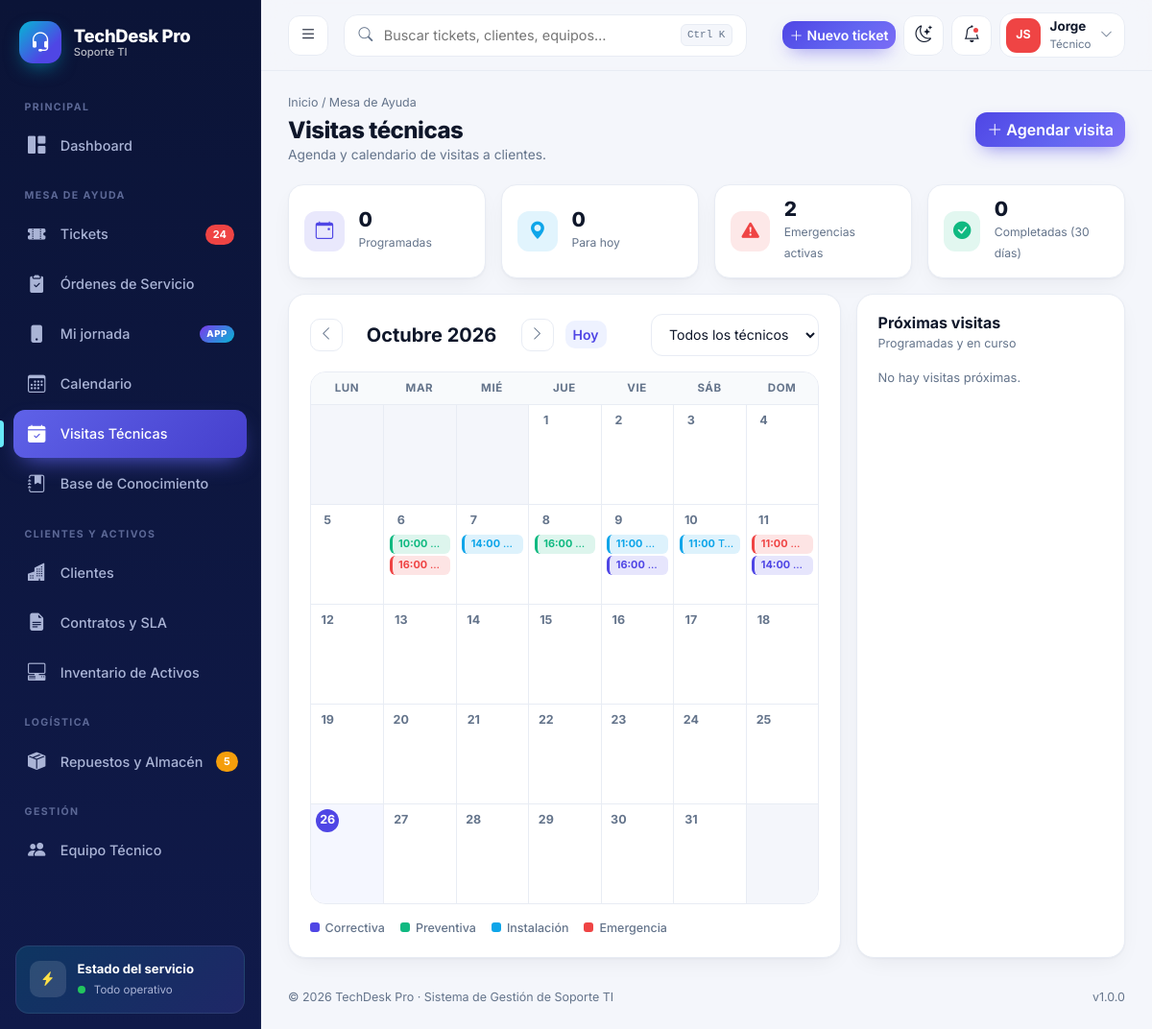
The app's page /visitas (signed in) with its own data.
### tables this page shows
CREATE TABLE IF NOT EXISTS `visitas` (
  `id` int unsigned NOT NULL AUTO_INCREMENT,
  `ticket_id` int unsigned DEFAULT NULL,
  `cliente_id` int unsigned NOT NULL,
  `tecnico_id` int unsigned DEFAULT NULL,
  `tipo` enum('correctiva','preventiva','instalacion','emergencia') NOT NULL DEFAULT 'correctiva',
  `fecha_programada` datetime NOT NULL,
  `estado` enum('programada','en_curso','completada','cancelada') NOT NULL DEFAULT 'programada',
  `notas` varchar(255) DEFAULT NULL,
  PRIMARY KEY (`id`),
  KEY `cliente_id` (`cliente_id`),
  CONSTRAINT `visitas_ibfk_1` FOREIGN KEY (`cliente_id`) REFERENCES `clientes` (`id`)
);

CREATE TABLE IF NOT EXISTS `clientes` (
  `id` int unsigned NOT NULL AUTO_INCREMENT,
  `razon_social` varchar(150) NOT NULL,
  `ruc` varchar(15) DEFAULT NULL,
  `rubro` varchar(80) DEFAULT NULL,
  `direccion` varchar(200) DEFAULT NULL,
  `telefono` varchar(25) DEFAULT NULL,
  `email` varchar(120) DEFAULT NULL,
  `contacto` varchar(100) DEFAULT NULL,
  `estado` tinyint(1) NOT NULL DEFAULT '1',
  `created_at` timestamp NULL DEFAULT CURRENT_TIMESTAMP,
  PRIMARY KEY (`id`)
);

### core/Controller.php (called while the page is built, shortened)
<?php
class Controller
{
    protected function render(string $view, array $data = [], string $title = ''): void
    {
        extract($data);
        require APP_PATH . "/views/{$view}.php";
        require APP_PATH . '/views/layouts/main.php';
    }
}

### app/controllers/VisitasController.php (called while the page is built, shortened)
<?php
class VisitasController extends CrudController
{
    public function index(): void
    {
        $db = Database::conn();
        $mes = preg_match('/^\d{4}-\d{2}$/', $_GET['mes'] ?? '') ? $_GET['mes'] : date('Y-m');
        $ini = strtotime($mes . '-01'); $dias = (int)date('t', $ini);
        $tec = $_GET['tecnico'] ?? '';
        $w = ' AND (:t = "" OR v.tecnico_id = :t2)';
        $st = $db->prepare("SELECT v.*, c.razon_social cliente, CONCAT(u.nombres,' ',u.apellidos) tecnico, u.avatar_color color FROM visitas v
            JOIN clientes c ON c.id=v.cliente_id LEFT JOIN usuarios u ON u.id=v.tecnico_id
            WHERE v.fecha_programada >= :a AND v.fecha_programada < :b $w ORDER BY v.fecha_programada");
        $st->execute([':a' => date('Y-m-d', $ini), ':b' => date('Y-m-d', strtotime('+1 month', $ini)), ':t' => $tec, ':t2' => $tec]);
        $porDia = [];
        foreach ($st->fetchAll() as $v) $porDia[(int)date('j', strtotime($v['fecha_programada']))][] = $v;
        $prox = $db->prepare("SELECT v.*, c.razon_social cliente, c.direccion, CONCAT(u.nombres,' ',u.apellidos) tecnico, u.avatar_color color FROM visitas v
            JOIN clientes c ON c.id=v.cliente_id LEFT JOIN usuarios u ON u.id=v.tecnico_id
            WHERE v.estado IN ('programada','en_curso') AND v.fecha_programada >= CURDATE() AND (:t = '' OR v.tecnico_id = :t2) ORDER BY v.fecha_programada LIMIT 8");
        $prox->execute([':t' => $tec, ':t2' => $tec]);
        $stats = $db->query("SELECT SUM(estado='programada' AND fecha_programada>=NOW()) prog, SUM(DATE(fecha_programada)=CURDATE() AND estado IN ('programada','en_curso')) hoy,
            SUM(estado='completada' AND fecha_programada >= NOW() - INTERVAL 30 DAY) comp, SUM(tipo='emergencia' AND estado IN ('programada','en_curso')) emerg FROM visitas")->fetch();
        $this->render('visitas/index', [
            'mes' => $mes, 'ini' => $ini, 'dias' => $dias, 'porDia' => $porDia, 'prox' => $prox->fetchAll(), 'stats' => $stats, 'tec' => $tec,
            'tecnicos' => $db->query("SELECT u.id, CONCAT(u.nombres,' ',u.apellidos) nombre FROM usuarios u JOIN roles r ON r.id=u.rol_id WHERE u.estado=1 AND r.nombre IN ('Técnico','Supervisor','Administrador') ORDER BY u.nombres")->fetchAll(),
        ], 'Visitas Técnicas');
    }
}

### index.php (called while the page is built, shortened)
<?php
require ROOT_PATH . '/core/helpers.php';
require ROOT_PATH . '/core/Controller.php';
try {
    (new App())->run();
} catch (PDOException $e) {
    http_response_code(500);
    echo '<!doctype html><meta charset="utf-8"><body style="font-family:system-ui;padding:48px;max-width:640px;margin:auto">'
       . '<h2>No se pudo conectar a la base de datos</h2>'
       . '<p>Ejecuta primero el instalador: <a href="' . BASE_URL . '/install.php">install.php</a></p>'
       . '<pre style="background:#f3f4f6;padding:12px;border-radius:8px;white-space:pre-wrap">' . htmlspecialchars($e->getMessage()) . '</pre></body>';
}

### app/views/visitas/index.php (the view)
<?php
$tc = VisitasController::TIPO_COLOR; $meses = ['', 'Enero', 'Febrero', 'Marzo', 'Abril', 'Mayo', 'Junio', 'Julio', 'Agosto', 'Septiembre', 'Octubre', 'Noviembre', 'Diciembre'];
$offset = ((int)date('N', $ini)) - 1;
$prev = date('Y-m', strtotime('-1 month', $ini)); $next = date('Y-m', strtotime('+1 month', $ini));
$hoyD = date('Y-m') === $mes ? (int)date('j') : 0;
$qs = fn($m) => '?mes=' . $m . ($tec !== '' ? '&tecnico=' . urlencode($tec) : '');
$celdas = $offset + $dias; $filas = (int)ceil($celdas / 7);
?>
<div class="page-head">
  <div>
    <div class="crumbs"><a href="<?= url('dashboard') ?>">Inicio</a> / Mesa de Ayuda</div>
    <h1>Visitas técnicas</h1>
    <p>Agenda y calendario de visitas a clientes.</p>
  </div>
  <a href="<?= url('visitas/crear') ?>" class="btn btn-brand"><i class="bi bi-plus-lg me-1"></i>Agendar visita</a>
</div>
<div class="row g-3 mb-3">
  <?php foreach ([['Programadas', $stats['prog'], 'bi-calendar-event', '#4f46e5'], ['Para hoy', $stats['hoy'], 'bi-geo-alt-fill', '#0ea5e9'], ['Emergencias activas', $stats['emerg'], 'bi-exclamation-triangle-fill', '#ef4444'], ['Completadas (30 días)', $stats['comp'], 'bi-check-circle-fill', '#10b981']] as $s): ?>
  <div class="col-6 col-xl-3"><div class="stat-mini"><span class="ic" style="background:<?= $s[3] ?>1f;color:<?= $s[3] ?>"><i class="bi <?= $s[2] ?>"></i></span><div><b><?= (int)$s[1] ?></b><span><?= $s[0] ?></span></div></div></div>
  <?php endforeach; ?>
</div>
<div class="row g-3">
  <div class="col-xl-8">
    <div class="card-ui">
      <div class="d-flex justify-content-between align-items-center flex-wrap gap-2 mb-3">
        <div class="d-flex align-items-center gap-2">
          <a class="act-btn" href="<?= e($qs($prev)) ?>"><i class="bi bi-chevron-left"></i></a>
          <h5 class="m-0 fw-bold" style="min-width:170px;text-align:center"><?= $meses[(int)date('n', $ini)] . ' ' . date('Y', $ini) ?></h5>
          <a class="act-btn" href="<?= e($qs($next)) ?>"><i class="bi bi-chevron-right"></i></a>
          <a class="btn btn-soft btn-sm ms-1" href="<?= e($qs(date('Y-m'))) ?>">Hoy</a>
        </div>
        <form method="get" class="d-flex gap-2"><input type="hidden" name="mes" value="<?= e($mes) ?>">
          <select name="tecnico" class="select-ui" onchange="this.form.submit()"><option value="">Todos los técnicos</option>
            <?php foreach ($tecnicos as $t): ?><option value="<?= $t['id'] ?>" <?= $tec === (string)$t['id'] ? 'selected' : '' ?>><?= e($t['nombre']) ?></option><?php endforeach; ?></select></form>
      </div>
      <div class="cal">
        <?php foreach (['Lun', 'Mar', 'Mié', 'Jue', 'Vie', 'Sáb', 'Dom'] as $d): ?><div class="cal-h"><?= $d ?></div><?php endforeach; ?>
        <?php for ($i = 0; $i < $filas * 7; $i++):
            $d = $i - $offset + 1; $valid = $d >= 1 && $d <= $dias; ?>
          <div class="cal-c <?= !$valid ? 'off' : '' ?> <?= $valid && $d === $hoyD ? 'today' : '' ?>">
            <?php if ($valid): ?>
              <span class="cal-n"><?= $d ?></span>
              <?php foreach (array_slice($porDia[$d] ?? [], 0, 3) as $v): ?>
                <a href="<?= url('visitas/editar/' . $v['id']) ?>" class="cal-ev <?= in_array($v['estado'], ['completada', 'cancelada']) ? 'done' : '' ?>" style="--c:<?= $tc[$v['tipo']] ?>" title="<?= e($v['cliente'] . ' · ' . ($v['tecnico'] ?? 'Sin técnico')) ?>">
                  <b><?= date('H:i', strtotime($v['fecha_programada'])) ?></b> <?= e(mb_strimwidth($v['cliente'], 0, 14, '…')) ?></a>
              <?php endforeach; if (count($porDia[$d] ?? []) > 3): ?><span class="cal-more">+<?= count($porDia[$d]) - 3 ?> más</span><?php endif; ?>
            <?php endif; ?>
          </div>
        <?php endfor; ?>
      </div>
      <div class="legend-inline mt-3 flex-wrap"><?php foreach (VisitasController::TIPOS as $k => $v): ?><span><i style="background:<?= $tc[$k] ?>"></i><?= $v ?></span><?php endforeach; ?></div>
    </div>
  </div>
  <div class="col-xl-4">
    <div class="card-ui h-100">
      <div class="card-head"><div><h6>Próximas visitas</h6><small>Programadas y en curso</small></div></div>
      <?php foreach ($prox as $v): ?>
      <div class="visit-item" style="--c:<?= $tc[$v['tipo']] ?>">
        <div class="vdate"><b><?= date('d', strtotime($v['fecha_programada'])) ?></b><span><?= date('M', strtotime($v['fecha_programada'])) ?></span></div>
        <div class="flex-grow-1">
          <b><?= e($v['cliente']) ?></b>
          <small><i class="bi bi-clock"></i> <?= date('H:i', strtotime($v['fecha_programada'])) ?> · <?= e(VisitasController::TIPOS[$v['tipo']]) ?> · <?= e($v['tecnico'] ?? 'Sin técnico') ?></small>
          <?php if ($v['notas']): ?><small class="d-block"><?= e(mb_strimwidth($v['notas'], 0, 60, '…')) ?></small><?php endif; ?>
          <div class="d-flex gap-1 mt-2">
            <?php foreach ($v['estado'] === 'programada' ? [['en_curso', 'Iniciar', 'bi-play-fill']] : [] as [$e, $l, $ic]): ?>
              <form method="post" action="<?= url('visitas/estado/' . $v['id']) ?>"><?= csrf_field() ?><input type="hidden" name="estado" value="<?= $e ?>"><input type="hidden" name="mes" value="<?= e($mes) ?>"><button class="btn btn-soft btn-sm"><i class="bi <?= $ic ?>"></i> <?= $l ?></button></form>
            <?php endforeach; ?>
            <form method="post" action="<?= url('visitas/estado/' . $v['id']) ?>"><?= csrf_field() ?><input type="hidden" name="estado" value="completada"><input type="hidden" name="mes" value="<?= e($mes) ?>"><button class="btn btn-soft btn-sm" style="color:#059669"><i class="bi bi-check2"></i> Completar</button></form>
            <a href="<?= url('visitas/editar/' . $v['id']) ?>" class="btn btn-ghost btn-sm" style="border-radius:10px"><i class="bi bi-pencil"></i></a>
          </div>
        </div>
      </div>
      <?php endforeach; if (!$prox): ?><p class="text-muted small">No hay visitas próximas.</p><?php endif; ?>
    </div>
  </div>
</div>

### assets/css/app.css (style rules this page uses)
:root { --brand:#4f46e5; --brand-2:#6366f1; --brand-3:#06b6d4; --brand-soft:#eef2ff; --bg:#f4f6fb; --card:#ffffff; --ink:#0f172a; --muted:#64748b; --line:#e8ecf4; --sb-bg:#0b1437; --sb-bg2:#101a4a; --sb-ink:#aab4d6; --sb-w:272px; --sb-w-c:78px; --shadow:0 1px 2px rgba(15,23,42,.04),0 8px 24px -8px rgba(15,23,42,.08); --radius:18px; }
* { box-sizing:border-box }
body { font-family:'Inter',system-ui,-apple-system,Segoe UI,sans-serif;background:var(--bg);color:var(--ink);font-size:.925rem;-webkit-font-smoothing:antialiased }
a { text-decoration:none }
.text-muted { color:var(--muted)!important }
.btn-brand { background:linear-gradient(135deg,var(--brand),var(--brand-2) 60%,#7c6cf6);color:#fff;border:0;font-weight:600;border-radius:12px;box-shadow:0 8px 20px -8px rgba(79,70,229,.7);transition:.2s }
.btn-soft { background:var(--brand-soft);color:var(--brand);font-weight:600;border-radius:10px;border:0 }
.card-ui { background:var(--card);border:1px solid var(--line);border-radius:var(--radius);padding:1.25rem 1.35rem;box-shadow:var(--shadow) }
.card-head { display:flex;justify-content:space-between;align-items:flex-start;gap:1rem;margin-bottom:1rem }
.card-head h6 { font-weight:700;margin:0;font-size:1rem }
.card-head small { color:var(--muted);font-size:.78rem }
.legend-inline { display:flex;gap:1rem;font-size:.78rem;color:var(--muted);font-weight:500 }
.legend-inline i,.donut-legend i { display:inline-block;width:10px;height:10px;border-radius:3px;margin-right:6px }
.page-head { display:flex;justify-content:space-between;align-items:center;gap:1rem;flex-wrap:wrap;margin-bottom:1.25rem }
.page-head h1 { font-size:1.5rem;font-weight:800;letter-spacing:-.5px;margin:0 }
.page-head p { margin:0;color:var(--muted);font-size:.86rem }
.crumbs { font-size:.78rem;color:var(--muted);margin-bottom:.35rem }
.crumbs a { color:var(--muted) }
.stat-mini { display:flex;align-items:center;gap:.9rem;background:var(--card);border:1px solid var(--line);border-radius:16px;padding:.9rem 1rem;box-shadow:var(--shadow);height:100% }
.stat-mini .ic { width:42px;height:42px;border-radius:12px;display:grid;place-items:center;font-size:1.15rem }
.stat-mini b { display:block;font-size:1.3rem;font-weight:800;line-height:1.1 }
.stat-mini span { font-size:.76rem;color:var(--muted) }
.select-ui,.form-ui .form-control,.form-ui .form-select { height:44px;border:1.5px solid var(--line);border-radius:12px;background:var(--card);color:var(--ink);font-size:.88rem;padding:0 .9rem;outline:0;transition:.2s }
.select-ui { min-width:150px }
.act-btn { width:34px;height:34px;border-radius:10px;border:1px solid var(--line);background:var(--card);color:var(--muted);display:grid;place-items:center;transition:.15s;font-size:.95rem }
.cal { display:grid;grid-template-columns:repeat(7,minmax(0,1fr));border:1px solid var(--line);border-radius:16px;overflow:hidden }
.cal-h { background:var(--bg);text-align:center;font-size:.72rem;font-weight:700;color:var(--muted);text-transform:uppercase;letter-spacing:.06em;padding:.6rem 0 }
.cal-c { min-height:104px;padding:.35rem;border-top:1px solid var(--line);border-left:1px solid var(--line);display:flex;flex-direction:column;gap:3px;background:var(--card) }
.cal-c:nth-child(7n+8) { border-left:0 }
.cal-c.off { background:var(--bg) }
.cal-n { font-size:.78rem;font-weight:700;color:var(--muted);width:24px;height:24px;display:grid;place-items:center;border-radius:50% }
.cal-c.today { background:color-mix(in srgb,var(--brand-soft) 60%,var(--card)) }
.cal-c.today .cal-n { background:var(--brand);color:#fff }
.cal-ev { display:block;font-size:.68rem;line-height:1.25;padding:.2rem .4rem;border-radius:6px;background:color-mix(in srgb,var(--c) 14%,transparent);color:var(--c);border-left:3px solid var(--c);white-space:nowrap;overflow:hidden;text-overflow:ellipsis;font-weight:500 }
.cal-h { background:var(--bg-soft,#f8fafc);text-align:center;font-size:.72rem;font-weight:700;text-transform:uppercase;letter-spacing:.05em;padding:.5rem 0;color:var(--muted) }
.cal-c { background:var(--card,#fff);min-height:104px;padding:.3rem .35rem;cursor:pointer;display:flex;flex-direction:column;gap:2px;overflow:hidden }

### records on screen
visitas: cliente "2", s "Emergencias activas", fecha_programada "10:00"
visitas: fecha_programada "16:00"
visitas: fecha_programada "14:00"
visitas: fecha_programada "16:00"
visitas: fecha_programada "11:00"
visitas: fecha_programada "16:00"
visitas: fecha_programada "11:00", cliente.razon_social "T…"
visitas: fecha_programada "11:00"
visitas: fecha_programada "14:00"

### other values on screen
empresa_nombre() "TechDesk Pro"
cfg('empresa_eslogan', 'Soporte TI') "Soporte TI"
$seccion "PRINCIPAL"
$it['label'] "Dashboard"
$seccion "MESA DE AYUDA"
$it['label'] "Tickets"
$badge "24"
$it['label'] "Órdenes de Servicio"
$it['label'] "Mi jornada"
$it['tag'] "APP"
$it['label'] "Calendario"
$it['label'] "Visitas Técnicas"
$it['label'] "Base de Conocimiento"
$seccion "CLIENTES Y ACTIVOS"
$it['label'] "Clientes"
